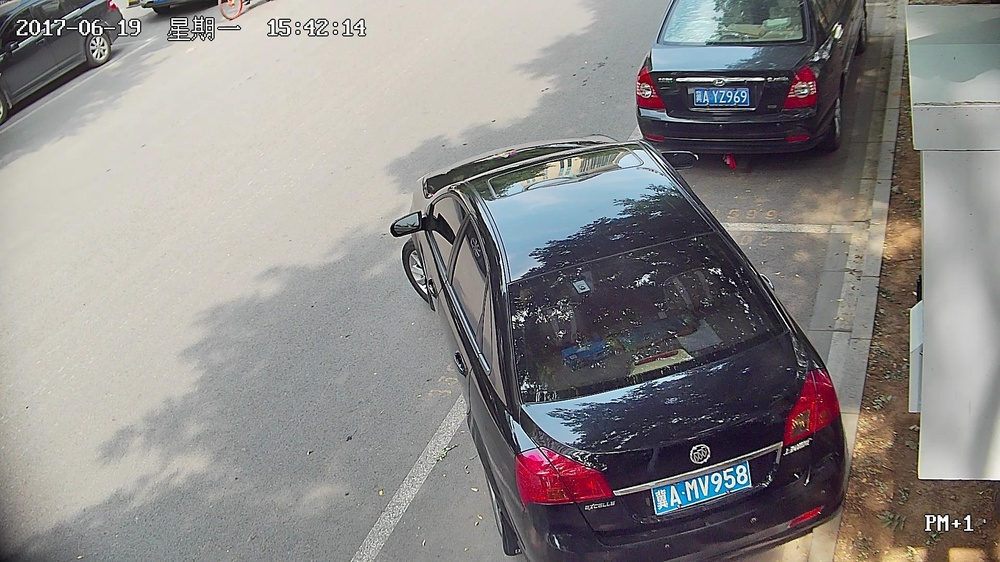
//> input picture opencv/resize/image.jpg, 1000 x 562 px, shrunk from 1920 x 1080 before the run, given in place of the camera
$ ./example   (built with g++ and OpenCV 4)
//> lines starting //> are read from the running program, lines starting //| are printed output that depends on the picture
/*************************************************************************
	> File Name: example.cpp
	> Author: Harvey
	> Mail: hanwei@zhihuihutong.com
	> Created Time: 2017年06月14日 星期三 15时24分41秒
 ************************************************************************/

#include "opencv2/imgproc.hpp"
#include "opencv2/highgui.hpp"
using namespace cv;
int main(int, char**)
{
    VideoCapture cap(0);
    if(!cap.isOpened()) return -1;

    Mat frame, edges;
    namedWindow("edges",1);
    for(;;)
    {
        cap >> frame;
//> frame is the input picture: 562 rows x 1000 cols, CV_8UC3; mean B, G, R 136, 137.2, 139.9
        cvtColor(frame, edges, COLOR_BGR2GRAY);
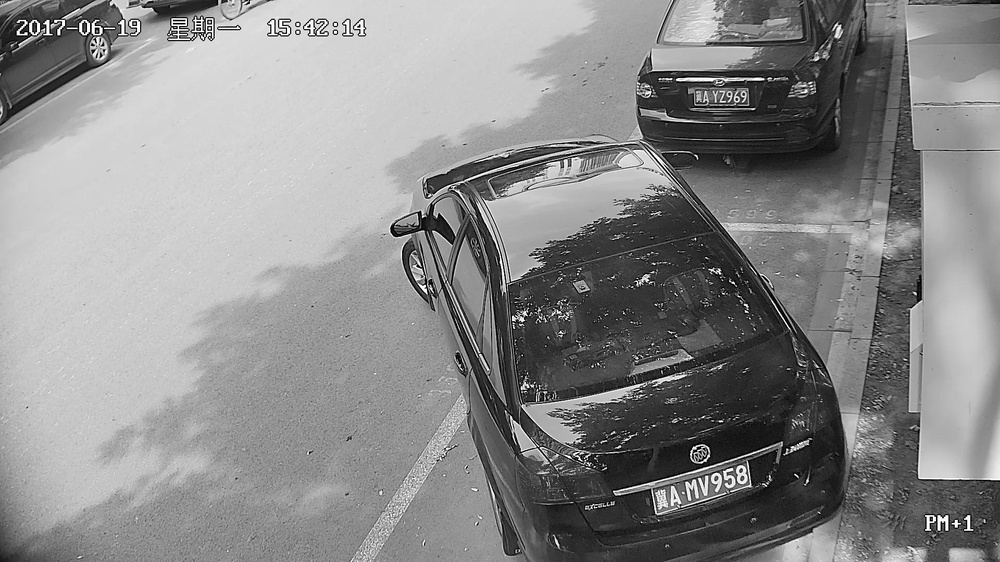
//> edges: 562 rows x 1000 cols, CV_8UC1; min 0, max 255, mean 137.9
        GaussianBlur(edges, edges, Size(7,7), 1.5, 1.5);
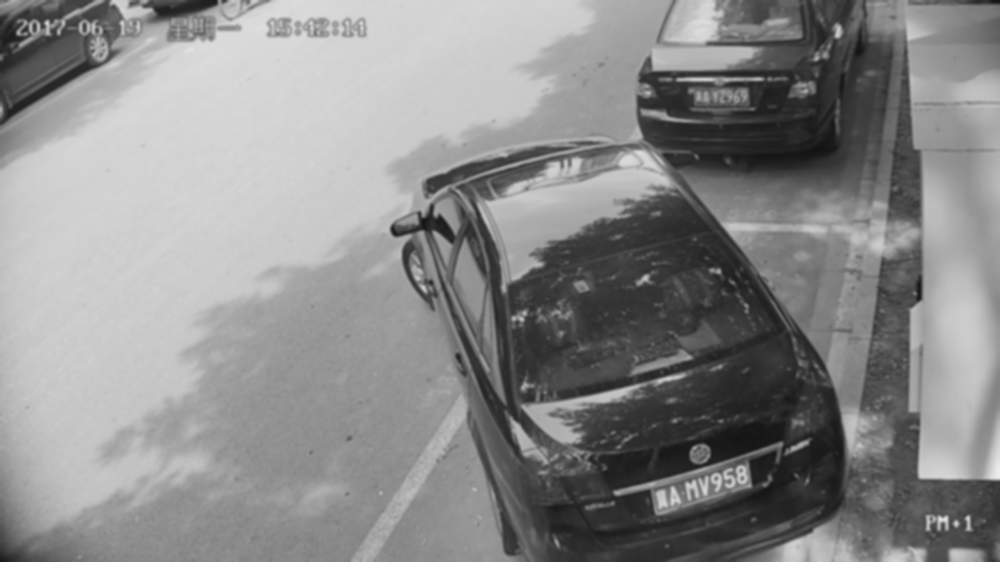
//> edges: 562 rows x 1000 cols, CV_8UC1; min 18, max 237, mean 137.9
        Canny(edges, edges, 0, 30, 3);
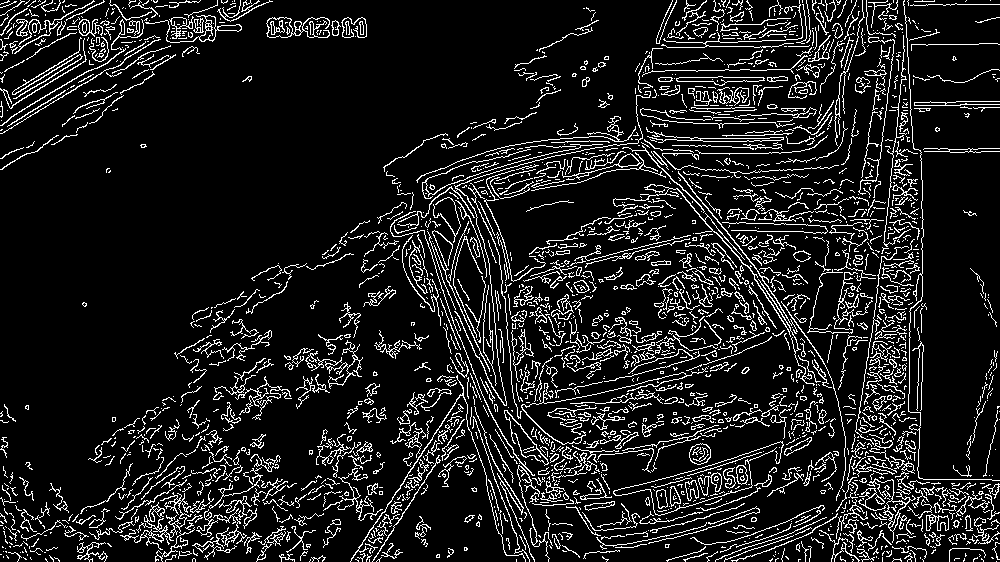
//> edges: 562 rows x 1000 cols, CV_8UC1; 11.4% white in thin lines or dots
        imshow("edges", edges);
        if(waitKey(30) >= 0) break;
//> the Esc key is pressed
    }
    return 0;
}
